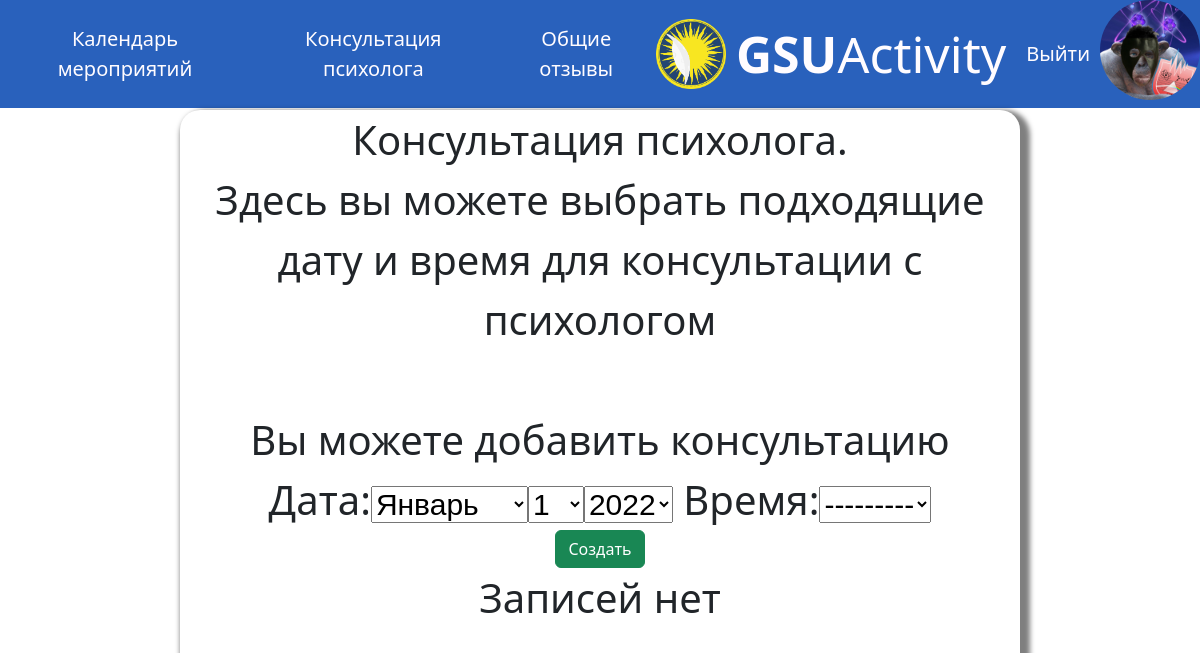
The app's page /consult/ (signed in), older data.
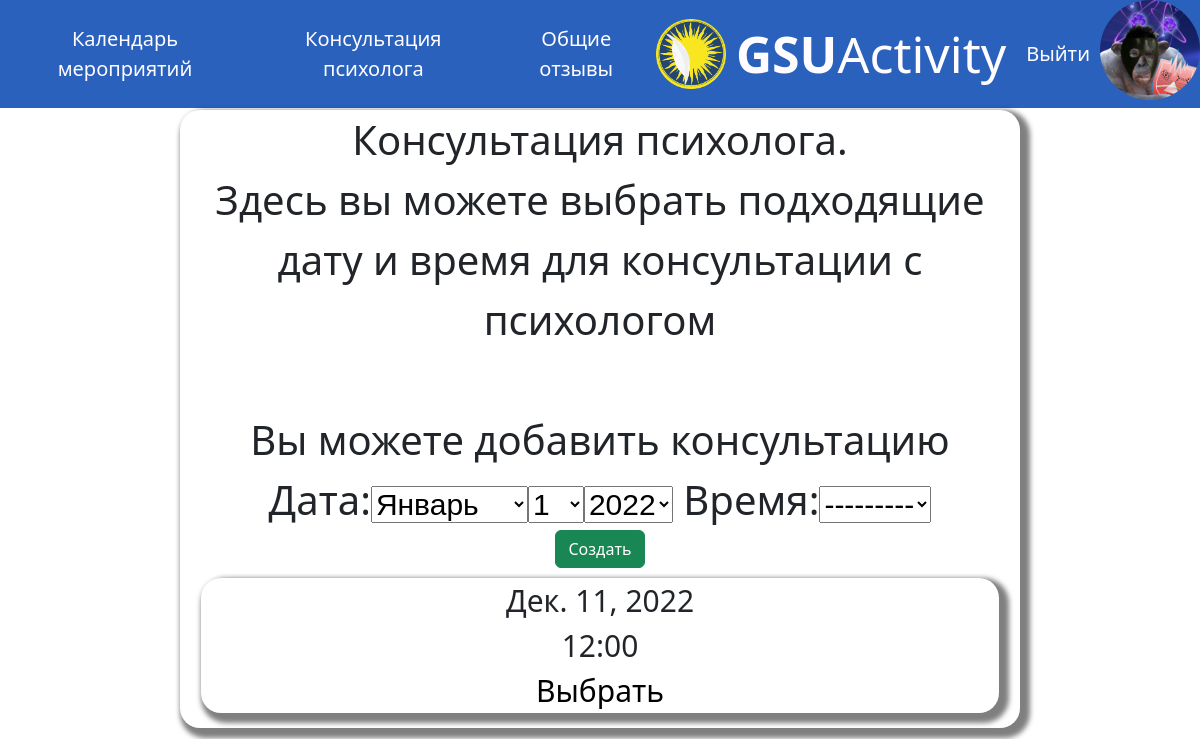
The same page, newer data.
### news/models.py (models this page shows)
class Consult(models.Model):
    date = (
         ('9:00','9:00'),
         ('10:00','10:00'),
         ('11:00','11:00'),
         ('12:00','12:00'),
         ('13:00','13:00'),
         ('14:00','14:00'),
         ('15:00','15:00'),
        )
    eventdate = models.DateField(db_index=True,null=True,blank=False,verbose_name='Дата')
    eventtime = models.CharField(choices=date,blank=False,max_length=10,verbose_name='Время')
    zan = models.BooleanField(default=False, db_index=True,verbose_name='Занятость')
    class Meta:
        verbose_name_plural = 'Консультации'
        verbose_name = 'Консультация'
        ordering = ['eventdate']

### news/views.py (the view)
# urls.py: path('consult/', consult, name='consult'),
def consult(request):
	consults = Consult.objects.filter(zan=False)
	form_class = NewConsult
	form = form_class
	if request.method == 'POST':
		c_form = form_class(request.POST, request.FILES)
		if c_form.is_valid():
			c_form.save()
		else:
			form = c_form
	return render(request, 'news/consult.html', {'consults': consults, 'form': form})

### news/templates/news/consult.html (shortened to what this page needs)
{% extends "layout/basic.html" %}
{% block content %}
<div class="def">
	Консультация психолога.<br> Здесь вы можете выбрать подходящие дату и время для консультации с психологом<br><br>
	{% if user.id == 8 or user.id == 1 %}
		Вы можете добавить консультацию
		<form method="post">
			<div>{{ form }}</div>
			<button type="submit" class="btn btn-success">Создать</button>
		</form>
	{% else %}
		Запись на консультацию<br><br>
	{% endif %}
	{% if consults %}
		{% for consult in consults %}
			<div class="post">
				{{ consult.eventdate }}<br>
				{{ consult.get_eventtime_display }}<br>
				{% if user.is_authenticated %}
					<a href="{% url 'news:zap_consult' pk=consult.pk %}" class="post_link" >Выбрать</a><br>
				{% endif %}
			</div>
		{% endfor %}
	{% else %}
		Записей нет<br><br>
	{% endif %}
</div>
{% endblock %}

Row changes from the older to the newer data that the page shows:
added Consult: eventdate "Дек. 11, 2022", eventtime "12:00"
Text that changed along with them:
text no longer shown: "Записей нет"
